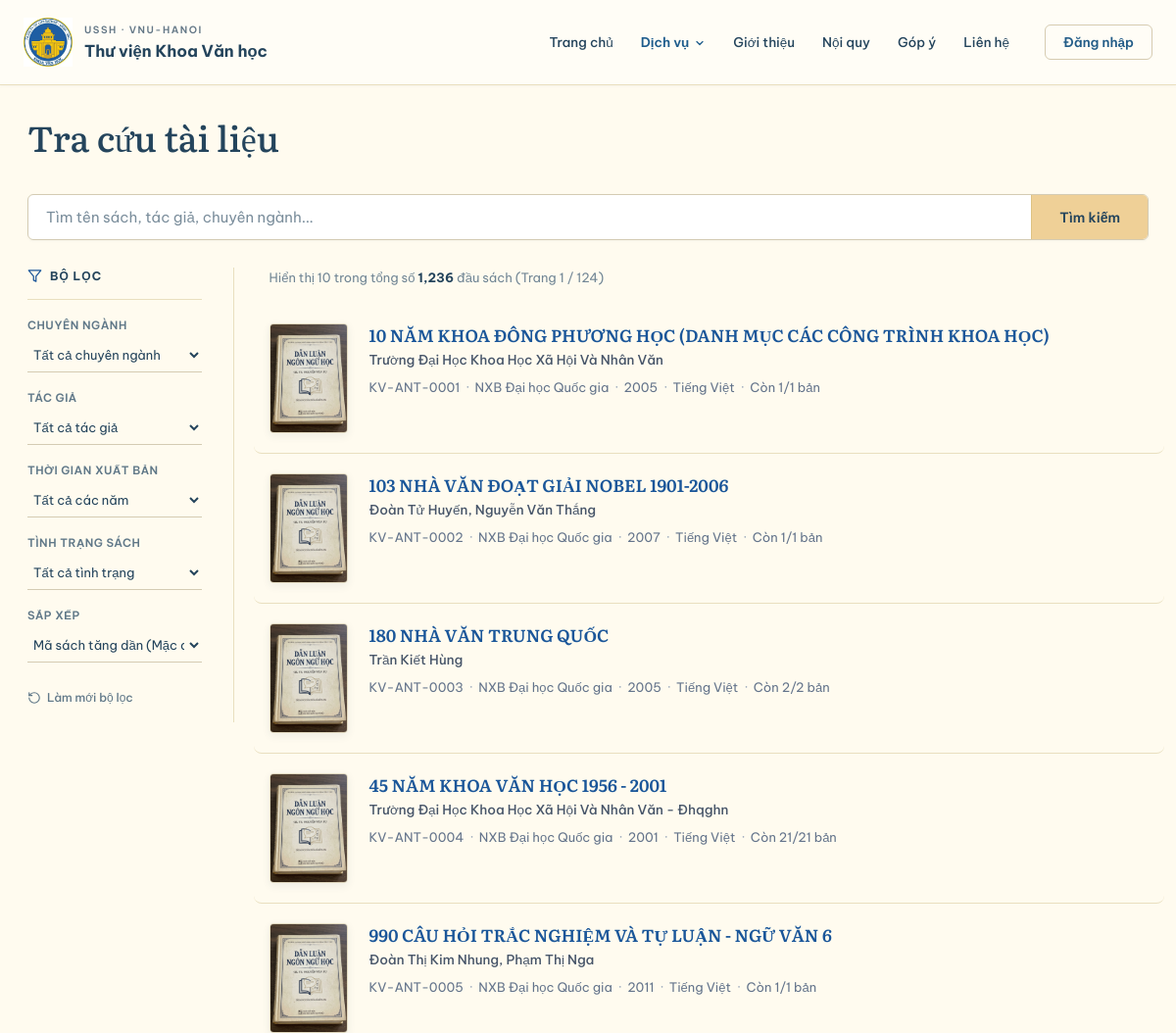
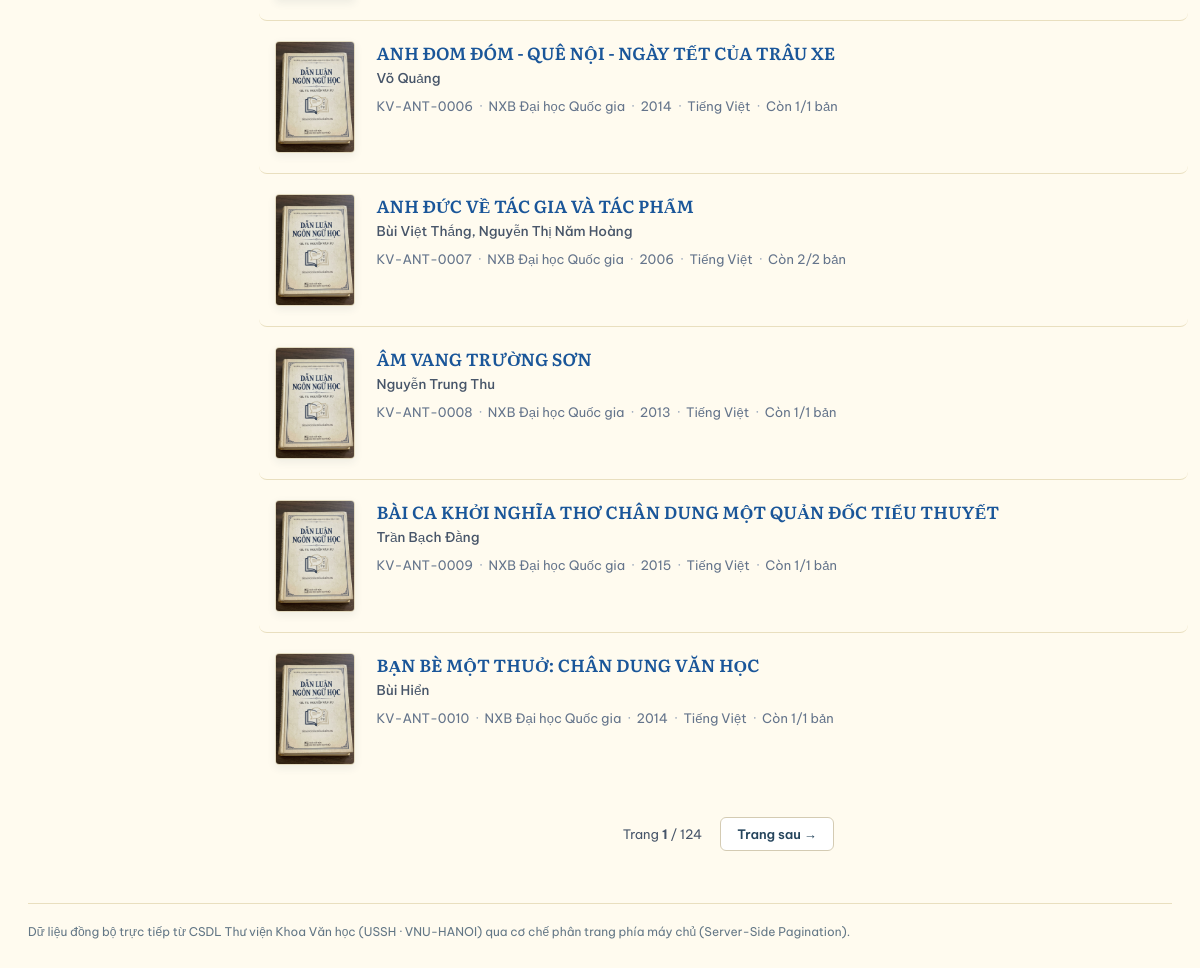
/books, run on the app's committed database (2 pictures, top to bottom).
### tables this page shows
CREATE TABLE IF NOT EXISTS `dau_sach` (
    `id_dau_sach` VARCHAR(50) NOT NULL PRIMARY KEY,
    `tieu_de` VARCHAR(300) NOT NULL,
    `isbn` VARCHAR(20) NULL UNIQUE,
    `mo_ta` TEXT NULL,
    `nam_xuat_ban` INT NULL,
    `lan_xuat_ban` INT NULL,
    `ngon_ngu` VARCHAR(50) NULL,
    `id_nha_xuat_ban` INT NULL,
    `ngay_tao` DATETIME NULL,
    `ngay_cap_nhat` DATETIME NULL,
    `so_luong` INT NULL,
    CONSTRAINT `fk_2` FOREIGN KEY (`id_nha_xuat_ban`) REFERENCES `nha_xuat_ban` (`id`) ON DELETE NO ACTION ON UPDATE NO ACTION
);

### resources/views/books/index.php (the view, shortened to what the rows shown need)
<!DOCTYPE html>
<html lang="vi">
<head>
    <link rel="stylesheet" href="/assets/css/base.css">
    <link rel="stylesheet" href="/assets/css/home.css">
    <link rel="stylesheet" href="/assets/css/books.css?v=<?= file_exists(__DIR__ . '/../../../public/assets/css/books.css') ? filemtime(__DIR__ . '/../../../public/assets/css/books.css') : time() ?>">
    <link rel="stylesheet" href="/assets/css/70years.css">
</head>
<body>
    <main class="page">
        <section class="catalog-intro">
            <h1>Tra cứu tài liệu</h1>
        </section>
        <div class="catalog-layout">
            <section class="catalog-content" id="catalog-content" aria-label="Kết quả tìm kiếm sách">
                <div class="catalog-list" id="catalog-list" aria-label="Danh sách sách">
                    <?php foreach ($books as $book): ?>
                        <?php
                            $bookAuthor = $book['author'] ?? $book['authorNames'] ?? 'Chưa rõ tác giả';
                            $bookMajor = $book['major'] ?? 'Khoa Văn học';
                            $bookCategory = $book['category'] ?? 'Văn học & Ngôn ngữ';
                            $bookCover = $book['cover_url'] ?? $book['anh_bia'] ?? '/assets/images/default-book-cover.jpg';
                        ?>
                        <article
                            class="catalog-item"
                            data-search="<?= htmlspecialchars(
                                $book['title'] . ' ' . $bookAuthor . ' ' . $bookCategory . ' ' . $bookMajor . ' ' . ($book['publishYear'] ?? '') . ' ' . $book['id'],
                                ENT_QUOTES,
                                'UTF-8'
                            ) ?>"
                            data-major="<?= htmlspecialchars($bookMajor, ENT_QUOTES, 'UTF-8') ?>"
                            data-author="<?= htmlspecialchars($bookAuthor, ENT_QUOTES, 'UTF-8') ?>"
                            data-year="<?= htmlspecialchars((string)($book['publishYear'] ?? ''), ENT_QUOTES, 'UTF-8') ?>"
                        >
                            <div class="catalog-cover-box">
                                <img
                                    src="<?= htmlspecialchars($bookCover, ENT_QUOTES, 'UTF-8') ?>"
                                    alt="Bìa sách <?= htmlspecialchars($book['title'], ENT_QUOTES, 'UTF-8') ?>"
                                    loading="lazy"
                                >
                            </div>
                            <div class="catalog-main-info">
                                <h2 class="book-title">
                                    <a href="/book-detail?id=<?= htmlspecialchars((string)$book['id'], ENT_QUOTES, 'UTF-8') ?>" class="catalog-title-link">
                                        <?= htmlspecialchars($book['title'], ENT_QUOTES, 'UTF-8') ?>
                                    </a>
                                </h2>
                                <p class="book-author">
                                    <?= htmlspecialchars($bookAuthor, ENT_QUOTES, 'UTF-8') ?>
                                </p>
                                <div class="catalog-card-footer">
                                    <div class="book-meta">
                                        <span><?= htmlspecialchars($book['id'], ENT_QUOTES, 'UTF-8') ?></span>
                                        <span class="meta-dot">·</span>
                                        <span><?= htmlspecialchars($book['publisher'] ?? 'NXB Đại học Quốc gia', ENT_QUOTES, 'UTF-8') ?></span>
                                        <?php if (!empty($book['publishYear'])): ?>
                                            <span class="meta-dot">·</span>
                                            <span><?= htmlspecialchars((string)$book['publishYear'], ENT_QUOTES, 'UTF-8') ?></span>
                                        <?php endif; ?>
                                        <span class="meta-dot">·</span>
                                        <span><?= htmlspecialchars($book['language'] ?? 'Tiếng Việt', ENT_QUOTES, 'UTF-8') ?></span>
                                        <span class="meta-dot">·</span>
                                        <span><?= ($book['availableQuantity'] ?? $book['available'] ?? 0) > 0 ? 'Còn ' . (int)($book['availableQuantity'] ?? $book['available']) . '/' . (int)($book['totalQuantity'] ?? $book['total']) . ' bản' : 'Đang mượn hết' ?></span>
                                    </div>
                                </div>
                            </div>
                        </article>
                    <?php endforeach; ?>
                </div>
            </section>
        </div>
    </main>
</body>
</html>

### data on the page
dau_sach: tieu_de "10 NĂM KHOA ĐÔNG PHƯƠNG HỌC (DANH MỤC CÁC CÔNG TRÌNH KHOA HỌC)", bookAuthor "Trường Đại Học Khoa Học Xã Hội Và Nhân Văn", id_dau_sach "KV-ANT-0001", publisher "NXB Đại học Quốc gia", nam_xuat_ban "2005", ngon_ngu "Tiếng Việt", availableQuantity "1", totalQuantity "1"
dau_sach: tieu_de "103 NHÀ VĂN ĐOẠT GIẢI NOBEL 1901-2006", bookAuthor "Đoàn Tử Huyến, Nguyễn Văn Thắng", id_dau_sach "KV-ANT-0002", publisher "NXB Đại học Quốc gia", nam_xuat_ban "2007", ngon_ngu "Tiếng Việt", availableQuantity "1", totalQuantity "1"
dau_sach: tieu_de "180 NHÀ VĂN TRUNG QUỐC", bookAuthor "Trần Kiết Hùng", id_dau_sach "KV-ANT-0003", publisher "NXB Đại học Quốc gia", nam_xuat_ban "2005", ngon_ngu "Tiếng Việt", availableQuantity "2", totalQuantity "2"
dau_sach: tieu_de "45 NĂM KHOA VĂN HỌC 1956 - 2001", bookAuthor "Trường Đại Học Khoa Học Xã Hội Và Nhân Văn - Đhqghn", id_dau_sach "KV-ANT-0004", publisher "NXB Đại học Quốc gia", nam_xuat_ban "2001", ngon_ngu "Tiếng Việt", availableQuantity "21", totalQuantity "21"
dau_sach: tieu_de "990 CÂU HỎI TRẮC NGHIỆM VÀ TỰ LUẬN - NGỮ VĂN 6", bookAuthor "Đoàn Thị Kim Nhung, Phạm Thị Nga", id_dau_sach "KV-ANT-0005", publisher "NXB Đại học Quốc gia", nam_xuat_ban "2011", ngon_ngu "Tiếng Việt", availableQuantity "1", totalQuantity "1"
dau_sach: tieu_de "ANH ĐOM ĐÓM - QUÊ NỘI - NGÀY TẾT CỦA TRÂU XE", bookAuthor "Võ Quảng", id_dau_sach "KV-ANT-0006", publisher "NXB Đại học Quốc gia", nam_xuat_ban "2014", ngon_ngu "Tiếng Việt", availableQuantity "1", totalQuantity "1"
dau_sach: tieu_de "ANH ĐỨC VỀ TÁC GIA VÀ TÁC PHẨM", bookAuthor "Bùi Việt Thắng, Nguyễn Thị Năm Hoàng", id_dau_sach "KV-ANT-0007", publisher "NXB Đại học Quốc gia", nam_xuat_ban "2006", ngon_ngu "Tiếng Việt", availableQuantity "2", totalQuantity "2"
dau_sach: tieu_de "ÂM VANG TRƯỜNG SƠN", bookAuthor "Nguyễn Trung Thu", id_dau_sach "KV-ANT-0008", publisher "NXB Đại học Quốc gia", nam_xuat_ban "2013", ngon_ngu "Tiếng Việt", availableQuantity "1", totalQuantity "1"
dau_sach: tieu_de "BÀI CA KHỞI NGHĨA THƠ CHÂN DUNG MỘT QUẢN ĐỐC TIỂU THUYẾT", bookAuthor "Trần Bạch Đằng", id_dau_sach "KV-ANT-0009", publisher "NXB Đại học Quốc gia", nam_xuat_ban "2015", ngon_ngu "Tiếng Việt", availableQuantity "1", totalQuantity "1"
dau_sach: tieu_de "BẠN BÈ MỘT THUỞ: CHÂN DUNG VĂN HỌC", bookAuthor "Bùi Hiển", id_dau_sach "KV-ANT-0010", publisher "NXB Đại học Quốc gia", nam_xuat_ban "2014", ngon_ngu "Tiếng Việt", availableQuantity "1", totalQuantity "1"

### other printed values
count($books) "10"
$totalBooks "1,236"
$currentPage "1"
$totalPages "124"
